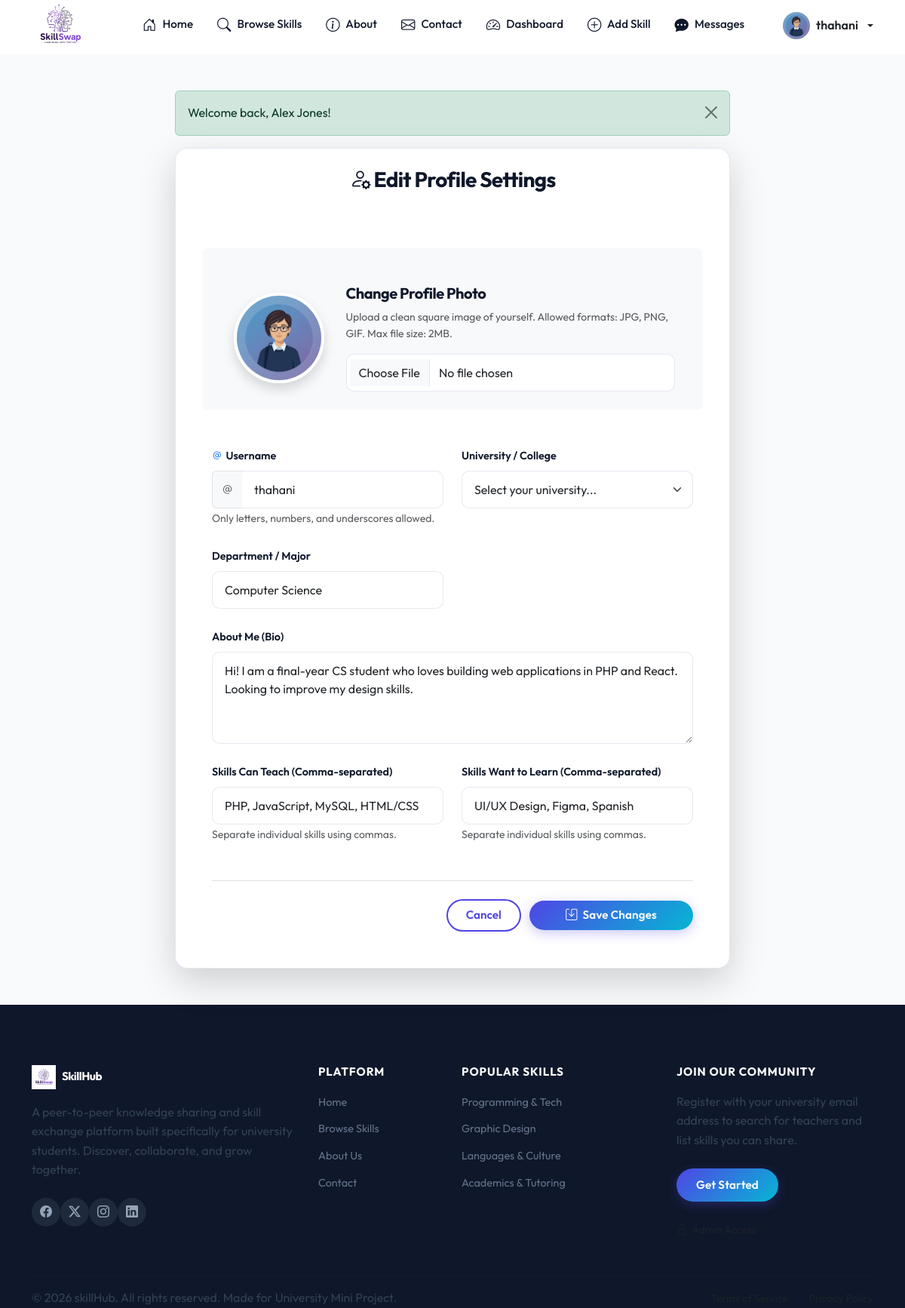
The page /edit-profile.php (signed in) on the database its author committed.
### tables this page shows
CREATE TABLE `users` (
  `id` int(11) NOT NULL,
  `username` varchar(50) NOT NULL,
  `email` varchar(100) NOT NULL,
  `password` varchar(255) NOT NULL,
  `name` varchar(100) NOT NULL,
  `university` varchar(150) DEFAULT NULL,
  `department` varchar(150) DEFAULT NULL,
  `bio` text DEFAULT NULL,
  `skills_teach` text DEFAULT NULL,
  `skills_learn` text DEFAULT NULL,
  `profile_photo` varchar(255) DEFAULT 'default-profile.png',
  `created_at` timestamp NOT NULL DEFAULT current_timestamp()
);

### edit-profile.php (the view, shortened to what this page needs)
<?php
require_once 'includes/db.php';
require_once 'includes/auth.php';
$user = getLoggedInUser($pdo);
require_once 'includes/header.php';
require_once 'includes/navbar.php';
?>
<div class="container my-5">
    <div class="row justify-content-center">
        <div class="col-lg-8 col-md-10">
            <div class="card card-premium shadow-lg bg-white">
                <div class="card-header-gradient text-center text-white py-4">
                    <h3 class="mb-1"><i class="bi bi-person-gear"></i> Edit Profile Settings</h3>
                    <p class="mb-0 small text-white-50">Keep your academic bio and skill list up to date</p>
                </div>
                <div class="card-body p-4 p-md-5">
                    <form action="edit-profile.php" method="POST" enctype="multipart/form-data">
                        <div class="row mb-5 align-items-center bg-light p-4 rounded g-4">
                            <div class="col-sm-3 text-center">
                                <img src="assets/uploads/<?php echo htmlspecialchars($user['profile_photo'] ? $user['profile_photo'] : 'default-profile.png'); ?>" alt="Profile Preview" id="photo_preview" class="avatar-profile shadow">
                            </div>
                            <div class="col-sm-9">
                                <h5 class="fw-bold mb-2">Change Profile Photo</h5>
                                <p class="text-muted small mb-3">Upload a clean square image of yourself. Allowed formats: JPG, PNG, GIF. Max file size: 2MB.</p>
                                <input type="file" name="profile_photo" id="profile_photo" class="form-control form-control-premium" accept="image/*">
                            </div>
                        </div>
                        <div class="row g-4">
                            <div class="col-md-6">
                                <label for="username" class="form-label form-label-premium"><i class="bi bi-at me-1 text-primary"></i>Username</label>
                                <div class="input-group">
                                    <span class="input-group-text bg-light border-end-0"><i class="bi bi-at text-muted"></i></span>
                                    <input type="text" name="username" id="username" class="form-control form-control-premium border-start-0" value="<?php echo htmlspecialchars($user['username']); ?>" placeholder="e.g. alex_jones" required>
                                </div>
                                <small class="text-muted">Only letters, numbers, and underscores allowed.</small>
                            </div>
                            <div class="col-md-6">
                                <label for="university" class="form-label form-label-premium">University / College</label>
                                <select name="university" id="university" class="form-select form-control-premium">
                                    <option value="" <?php echo empty($user['university']) ? 'selected' : ''; ?>>Select your university...</option>
                                </select>
                            </div>
                            <div class="col-md-6">
                                <label for="department" class="form-label form-label-premium">Department / Major</label>
                                <input type="text" name="department" id="department" class="form-control form-control-premium" placeholder="e.g. Computer Science" value="<?php echo htmlspecialchars($user['department']); ?>">
                            </div>
                            <div class="col-md-12">
                                <label for="bio" class="form-label form-label-premium">About Me (Bio)</label>
                                <textarea name="bio" id="bio" rows="4" class="form-control form-control-premium" placeholder="Tell other students about your background, interests, and academic year..."><?php echo htmlspecialchars($user['bio']); ?></textarea>
                            </div>
                            <div class="col-md-6">
                                <label for="skills_teach" class="form-label form-label-premium">Skills Can Teach (Comma-separated)</label>
                                <input type="text" name="skills_teach" id="skills_teach" class="form-control form-control-premium" placeholder="e.g. PHP, JavaScript, CSS, HTML" value="<?php echo htmlspecialchars($user['skills_teach']); ?>">
                                <small class="text-muted small">Separate individual skills using commas.</small>
                            </div>
                            <div class="col-md-6">
                                <label for="skills_learn" class="form-label form-label-premium">Skills Want to Learn (Comma-separated)</label>
                                <input type="text" name="skills_learn" id="skills_learn" class="form-control form-control-premium" placeholder="e.g. UI/UX Design, Figma, Spanish" value="<?php echo htmlspecialchars($user['skills_learn']); ?>">
                                <small class="text-muted small">Separate individual skills using commas.</small>
                            </div>
                        </div>
                        <div class="mt-5 border-top pt-4 text-end">
                            <a href="dashboard.php" class="btn btn-premium-outline py-2 px-4 me-2">Cancel</a>
                            <button type="submit" class="btn btn-premium py-2 px-5">
                                <i class="bi bi-save me-1"></i> Save Changes
                            </button>
                        </div>
                    </form>
                </div>
            </div>
        </div>
    </div>
</div>
<?php require_once 'includes/footer.php'; ?>

### includes/navbar.php (shortened to what this page needs)
<?php
$base_path = isset($base_path) ? $base_path : '';
require_once __DIR__ . '/auth.php';
require_once __DIR__ . '/db.php';
$current_user = null;
if (isLoggedIn()) {
    $current_user = getLoggedInUser($pdo);
}
?>
<nav class="navbar navbar-expand-lg navbar-custom sticky-top">
    <div class="container">
        <a class="navbar-brand navbar-brand-custom d-flex align-items-center" href="<?php echo $base_path; ?>index.php">
            <img src="<?php echo $base_path; ?>assets/img/logo2.jpeg" alt="SkillSwap Logo" style="height: 75px; width: auto; object-fit: contain;">
        </a>
        <div class="collapse navbar-collapse" id="navbarNav">
            <ul class="navbar-nav ms-lg-5 me-auto mb-2 mb-lg-0 align-items-lg-center gap-3">
                <?php if (isAdminLoggedIn()): ?>
                    <li class="nav-item">
                        <a class="nav-link nav-link-custom" href="<?php echo $base_path; ?>admin/dashboard.php">Dashboard</a>
                    </li>
                    <li class="nav-item">
                        <a class="nav-link nav-link-custom" href="<?php echo $base_path; ?>admin/users.php">Users</a>
                    </li>
                    <li class="nav-item">
                        <a class="nav-link nav-link-custom" href="<?php echo $base_path; ?>admin/skills.php">Skills</a>
                    </li>
                    <li class="nav-item">
                        <a class="nav-link nav-link-custom" href="<?php echo $base_path; ?>admin/categories.php">Categories</a>
                    </li>
                    <li class="nav-item">
                        <a class="nav-link nav-link-custom" href="<?php echo $base_path; ?>admin/requests.php">Requests</a>
                    </li>
                <?php else: ?>
                    <li class="nav-item">
                        <a class="nav-link nav-link-custom" href="<?php echo $base_path; ?>index.php">
                            <i class="bi bi-house-door"></i> Home
                        </a>
                    </li>
                    <li class="nav-item">
                        <a class="nav-link nav-link-custom" href="<?php echo $base_path; ?>browse-skills.php">
                            <i class="bi bi-search"></i> Browse Skills
                        </a>
                    </li>
                    <li class="nav-item">
                        <a class="nav-link nav-link-custom" href="<?php echo $base_path; ?>about.php">
                            <i class="bi bi-info-circle"></i> About
                        </a>
                    </li>
                    <li class="nav-item">
                        <a class="nav-link nav-link-custom" href="<?php echo $base_path; ?>contact.php">
                            <i class="bi bi-envelope"></i> Contact
                        </a>
                    </li>
                    <?php if (isLoggedIn()): ?>
                        <li class="nav-item">
                            <a class="nav-link nav-link-custom" href="<?php echo $base_path; ?>dashboard.php">
                                <i class="bi bi-speedometer2"></i> Dashboard
                            </a>
                        </li>
                        <li class="nav-item">
                            <a class="nav-link nav-link-custom" href="<?php echo $base_path; ?>add-skill.php">
                                <i class="bi bi-plus-circle"></i> Add Skill
                            </a>
                        </li>
                        <li class="nav-item">
                            <a class="nav-link nav-link-custom position-relative" href="<?php echo $base_path; ?>messages.php">
                                <i class="bi bi-chat-dots-fill"></i> Messages
                            </a>
                        </li>
                    <?php endif; ?>
                <?php endif; ?>
            </ul>
            <div class="d-flex align-items-center gap-3 ms-auto">
                <?php if (isAdminLoggedIn()): ?>
                    <span class="badge bg-danger">Admin Mode</span>
                    <a href="<?php echo $base_path; ?>logout.php" class="btn btn-premium-outline py-2 px-4">Logout</a>
                <?php elseif (isLoggedIn() && $current_user): ?>
                    <div class="dropdown">
                        <a class="d-flex align-items-center gap-2 text-decoration-none dropdown-toggle text-dark" href="#" role="button" id="profileDropdown" data-bs-toggle="dropdown" aria-expanded="false">
                            <?php
                            $photo_src = $base_path . 'assets/uploads/' . ($current_user['profile_photo'] ? $current_user['profile_photo'] : 'default-profile.png');
                            ?>
                            <img src="<?php echo $photo_src; ?>" alt="Profile" class="avatar-nav">
                            <span class="fw-semibold d-none d-sm-inline"><?php echo htmlspecialchars($current_user['username']); ?></span>
                        </a>
                    </div>
                <?php else: ?>
                    <a href="<?php echo $base_path; ?>login.php" class="btn btn-premium-outline py-2 px-4">Log In</a>
                    <a href="<?php echo $base_path; ?>register.php" class="btn btn-premium py-2 px-4">Sign Up</a>
                <?php endif; ?>
            </div>
        </div>
    </div>
</nav>

### assets/css/style.css (style rules this page uses)
:root { --primary: #4f46e5; --primary-dark: #3730a3; --primary-glow: rgba(79, 70, 229, 0.18); --secondary: #6271a4; --accent: #06b6d4; --success: #22c55e; --warning: #f59e0b; --text-dark: #0f172a; --text-body: #334155; --text-muted: #64748b; --text-light: #94a3b8; --bg-light: #f8fafc; --bg-white: #ffffff; --border-color: rgba(226, 232, 240, 0.9); --glass-bg: rgba(255, 255, 255, 0.88); --glass-border: rgba(255, 255, 255, 0.45); --gradient-primary: linear-gradient(135deg, #4f46e5 0%, #06b6d4 100%); --gradient-secondary: linear-gradient(135deg, #0284c7 0%, #4f46e5 100%); --gradient-soft: linear-gradient(135deg, rgba(79, 70, 229, 0.05) 0%, rgba(6, 182, 212, 0.05) 100%); --gradient-hero: linear-gradient(145deg, #eef2ff 0%, #f0fdff 50%, #e0f2fe 100%); --gradient-cta: linear-gradient(135deg, #1e3a8a 0%, #4f46e5 50%, #0284c7 100%); --shadow-xs: 0 1px 3px rgba(0, 0, 0, 0.05); --shadow-sm: 0 4px 12px rgba(79, 70, 229, 0.08); --shadow-md: 0 10px 28px rgba(79, 70, 229, 0.14); --shadow-lg: 0 20px 48px rgba(79, 70, 229, 0.18); --radius-sm: 10px; --radius-md: 16px; --radius-lg: 24px; --radius-xl: 32px; --navbar-h: 72px; --transition: 0.3s cubic-bezier(0.16, 1, 0.3, 1); }
*, *::before, *::after { box-sizing: border-box; margin: 0; padding: 0; }
html { scroll-behavior: smooth; }
body { font-family: 'Outfit', sans-serif; background-color: var(--bg-light); color: var(--text-body); min-height: 100vh; display: flex; flex-direction: column; overflow-x: hidden; line-height: 1.6; padding-top: var(--navbar-h); }
h1, h2, h3, h4, h5, h6 { font-weight: 700; letter-spacing: -0.025em; color: var(--text-dark); line-height: 1.2; }
p { color: var(--text-body); }
img { max-width: 100%; }
a { text-decoration: none; }
.navbar-custom { position: fixed; top: 0; left: 0; right: 0; z-index: 1000; background: var(--glass-bg); backdrop-filter: blur(16px); -webkit-backdrop-filter: blur(16px); border-bottom: 5px solid var(--glass-border); transition: all 0.3s ease; height: var(--navbar-h); }
.navbar-brand-custom { font-weight: 800; font-size: 1.45rem; background: var(--gradient-primary); -webkit-background-clip: text; -webkit-text-fill-color: transparent; background-clip: text; display: inline-flex; align-items: center; gap: 10px; flex-shrink: 0; }
.nav-link-custom i, .nav-link-custom .bi { font-size: 1.15rem; vertical-align: middle; margin-right: 5px; }
.nav-link-custom, .btn-premium { align-self: center; }
.nav-link-custom { display: inline-block; font-weight: 500; font-size: 0.95rem; color: var(--text-dark); padding: 8px 14px; border-radius: 8px; transition: all 0.2s ease; }
.btn-premium { background: var(--gradient-primary); color: #fff !important; border: none; font-weight: 600; font-size: 0.95rem; padding: 11px 26px; border-radius: 50px; box-shadow: 0 4px 16px rgba(79, 70, 229, 0.3); transition: all var(--transition); letter-spacing: 0.01em; }
.btn-premium-outline { background: transparent; color: var(--primary) !important; border: 2px solid var(--primary); font-weight: 600; font-size: 0.95rem; padding: 10px 24px; border-radius: 50px; transition: all var(--transition); }
.form-control-premium { border-radius: var(--radius-sm); padding: 12px 16px; border: 1px solid var(--border-color); background-color: #fff; transition: all 0.2s ease; font-family: 'Outfit', sans-serif; }
.form-label-premium { font-weight: 600; margin-bottom: 8px; font-size: 0.9rem; color: var(--text-dark); }
.card-premium { background: white; border: 1px solid var(--border-color); border-radius: var(--radius-md); box-shadow: var(--shadow-xs); transition: all var(--transition); overflow: hidden; }
.avatar-profile { width: 120px; height: 120px; border-radius: 50%; object-fit: cover; border: 4px solid white; box-shadow: var(--shadow-md); }
.avatar-nav { width: 36px; height: 36px; border-radius: 50%; object-fit: cover; flex-shrink: 0; }

### rows shown on the page
users: profile_photo (placeholder picture), username "thahani", department "Computer Science", bio "Hi! I am a final-year CS student who loves building web applications in PHP and React. Looking to improve my design skills.", skills_teach "PHP, JavaScript, MySQL, HTML/CSS", skills_learn "UI/UX Design, Figma, Spanish"

### other values the page prints
$msg['text'] "Welcome back, Alex Jones!"
